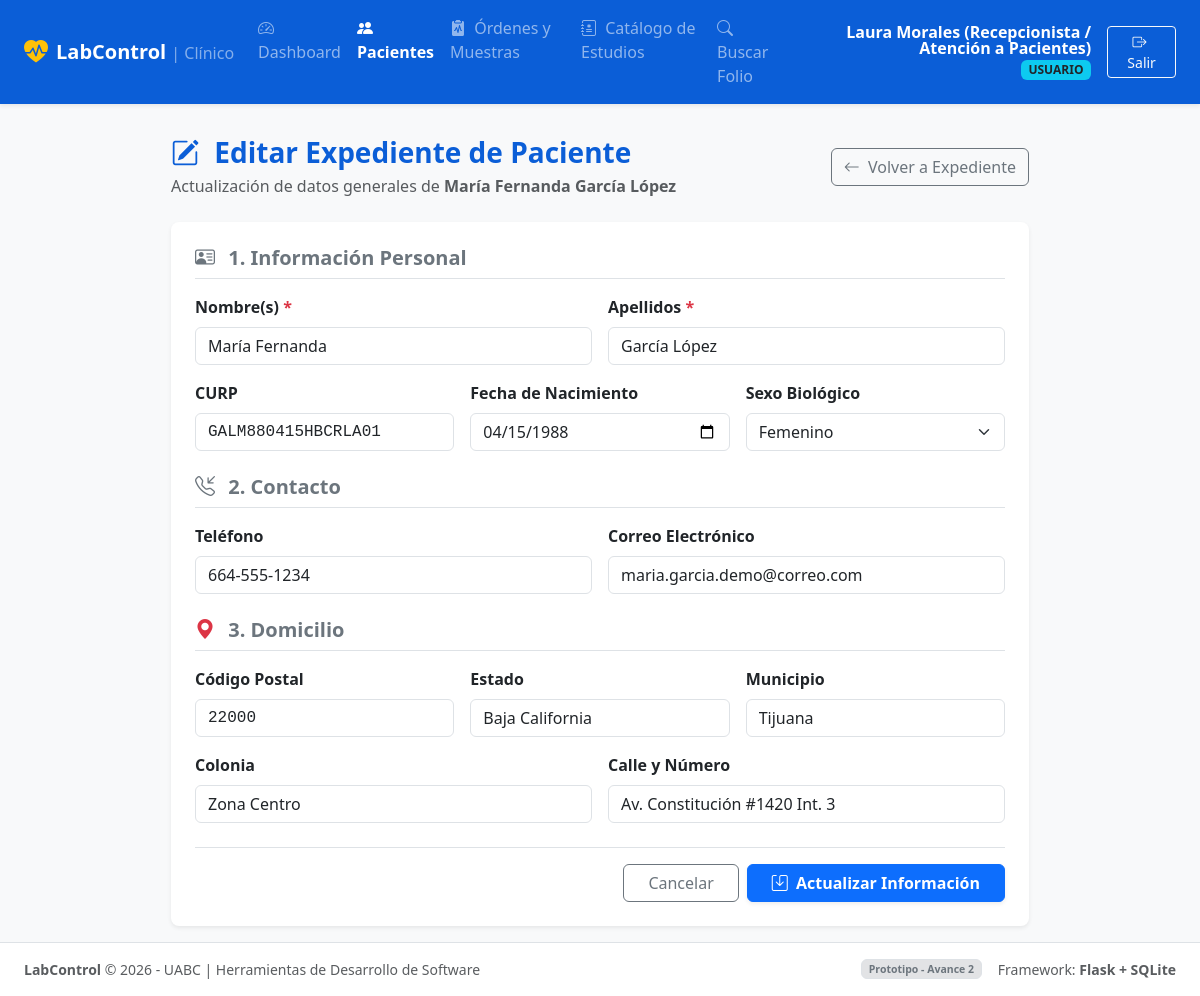
Page /pacientes/1/editar (signed in) on the committed database.
### tables this page shows
CREATE TABLE pacientes (
        id INTEGER PRIMARY KEY AUTOINCREMENT,
        nombre TEXT NOT NULL,
        apellido TEXT NOT NULL,
        curp TEXT UNIQUE,
        fecha_nacimiento DATE,
        sexo TEXT CHECK(sexo IN ('M', 'F', 'O')),
        telefono TEXT,
        email TEXT,
        codigo_postal TEXT,
        colonia TEXT,
        municipio TEXT,
        estado TEXT,
        direccion_calle TEXT,
        creado_en TIMESTAMP DEFAULT CURRENT_TIMESTAMP
    );

### app.py (the view, shortened to what this page needs)
@app.route('/pacientes/<int:id>/editar', methods=['GET', 'POST'])
@login_required
def editar_paciente(id):
    conn = get_db()
    cursor = conn.cursor()
    cursor.execute("SELECT * FROM pacientes WHERE id = ?", (id,))
    paciente = cursor.fetchone()
    if not paciente:
        conn.close()
        flash('Paciente no encontrado.', 'danger')
        return redirect(url_for('lista_pacientes'))
    conn.close()
    return render_template('pacientes/editar.html', paciente=paciente)

### app.py (called while the page is built)
def login_required(f):
    @wraps(f)
    def decorated_function(*args, **kwargs):
        if 'user_id' not in session:
            flash('Por favor inicia sesión para acceder a esta sección.', 'warning')
            return redirect(url_for('login', next=request.url))
        return f(*args, **kwargs)
    return decorated_function

@app.context_processor
def inject_now():
    return {
        'now': datetime.datetime.now(),
        'app_name': 'LabControl',
        'current_year': 2026
    }

### database.py (called while the page is built)
def get_db():
    os.makedirs(os.path.dirname(DB_PATH), exist_ok=True)
    conn = sqlite3.connect(DB_PATH)
    conn.row_factory = sqlite3.Row
    conn.execute("PRAGMA foreign_keys = ON;")
    return conn

### templates/pacientes/editar.html (shortened to what this page needs)
{% extends "base.html" %}
{% block content %}
<div class="row justify-content-center">
    <div class="col-12 col-lg-10 col-xl-9">
        <div class="d-flex justify-content-between align-items-center mb-4">
            <div>
                <h2 class="h3 fw-bold text-primary mb-1">
                    <i class="bi bi-pencil-square me-2"></i> Editar Expediente de Paciente
                </h2>
                <p class="text-muted mb-0">Actualización de datos generales de <strong>{{ paciente.nombre }} {{ paciente.apellido }}</strong></p>
            </div>
            <a href="{{ url_for('detalle_paciente', id=paciente.id) }}" class="btn btn-outline-secondary">
                <i class="bi bi-arrow-left me-1"></i> Volver a Expediente
            </a>
        </div>
        <div class="card border-0 shadow-sm rounded-3">
            <div class="card-body p-4">
                <form method="POST" action="{{ url_for('editar_paciente', id=paciente.id) }}">
                    <h5 class="fw-bold text-secondary border-bottom pb-2 mb-3">
                        <i class="bi bi-person-vcard me-2"></i> 1. Información Personal
                    </h5>
                    <div class="row g-3 mb-4">
                        <div class="col-md-6">
                            <label for="nombre" class="form-label fw-semibold">Nombre(s) <span class="text-danger">*</span></label>
                            <input type="text" class="form-control" id="nombre" name="nombre" value="{{ paciente.nombre }}" required>
                        </div>
                        <div class="col-md-6">
                            <label for="apellido" class="form-label fw-semibold">Apellidos <span class="text-danger">*</span></label>
                            <input type="text" class="form-control" id="apellido" name="apellido" value="{{ paciente.apellido }}" required>
                        </div>
                        <div class="col-md-4">
                            <label for="curp" class="form-label fw-semibold">CURP</label>
                            <input type="text" class="form-control text-uppercase font-monospace" id="curp" name="curp" maxlength="18" value="{{ paciente.curp or '' }}">
                        </div>
                        <div class="col-md-4">
                            <label for="fecha_nacimiento" class="form-label fw-semibold">Fecha de Nacimiento</label>
                            <input type="date" class="form-control" id="fecha_nacimiento" name="fecha_nacimiento" value="{{ paciente.fecha_nacimiento or '' }}">
                        </div>
                        <div class="col-md-4">
                            <label for="sexo" class="form-label fw-semibold">Sexo Biológico</label>
                            <select class="form-select" id="sexo" name="sexo">
                                <option value="F" {% if paciente.sexo == 'F' %}selected{% endif %}>Femenino</option>
                            </select>
                        </div>
                    </div>
                    <h5 class="fw-bold text-secondary border-bottom pb-2 mb-3">
                        <i class="bi bi-telephone-inbound me-2"></i> 2. Contacto
                    </h5>
                    <div class="row g-3 mb-4">
                        <div class="col-md-6">
                            <label for="telefono" class="form-label fw-semibold">Teléfono</label>
                            <input type="tel" class="form-control" id="telefono" name="telefono" value="{{ paciente.telefono or '' }}">
                        </div>
                        <div class="col-md-6">
                            <label for="email" class="form-label fw-semibold">Correo Electrónico</label>
                            <input type="email" class="form-control" id="email" name="email" value="{{ paciente.email or '' }}">
                        </div>
                    </div>
                    <h5 class="fw-bold text-secondary border-bottom pb-2 mb-3">
                        <i class="bi bi-geo-alt-fill me-2 text-danger"></i> 3. Domicilio
                    </h5>
                    <div class="row g-3 mb-4">
                        <div class="col-md-4">
                            <label for="codigo_postal" class="form-label fw-semibold">Código Postal</label>
                            <input type="text" class="form-control font-monospace" id="codigo_postal" name="codigo_postal" maxlength="5" value="{{ paciente.codigo_postal or '' }}">
                        </div>
                        <div class="col-md-4">
                            <label for="estado" class="form-label fw-semibold">Estado</label>
                            <input type="text" class="form-control" id="estado" name="estado" value="{{ paciente.estado or '' }}">
                        </div>
                        <div class="col-md-4">
                            <label for="municipio" class="form-label fw-semibold">Municipio</label>
                            <input type="text" class="form-control" id="municipio" name="municipio" value="{{ paciente.municipio or '' }}">
                        </div>
                        <div class="col-md-6">
                            <label for="colonia" class="form-label fw-semibold">Colonia</label>
                            <input type="text" class="form-control" id="colonia" name="colonia" value="{{ paciente.colonia or '' }}">
                        </div>
                        <div class="col-md-6">
                            <label for="direccion_calle" class="form-label fw-semibold">Calle y Número</label>
                            <input type="text" class="form-control" id="direccion_calle" name="direccion_calle" value="{{ paciente.direccion_calle or '' }}">
                        </div>
                    </div>
                    <div class="d-flex justify-content-end gap-2 pt-3 border-top">
                        <a href="{{ url_for('detalle_paciente', id=paciente.id) }}" class="btn btn-outline-secondary px-4">Cancelar</a>
                        <button type="submit" class="btn btn-primary px-4 fw-bold shadow-sm">
                            <i class="bi bi-save me-1"></i> Actualizar Información
                        </button>
                    </div>
                </form>
            </div>
        </div>
    </div>
</div>
{% endblock %}

### static/css/custom.css (style rules this page uses)
:root { --bs-primary: #0b5ed7; --bs-primary-rgb: 11, 94, 215; }
body { font-family: system-ui, -apple-system, "Segoe UI", Roboto, "Helvetica Neue", Arial, sans-serif; background-color: #f4f6f9; color: #2b3035; }
.card { transition: transform 0.15s ease, box-shadow 0.15s ease; }

### rows in the picture
pacientes: nombre "María Fernanda", apellido "García López", curp "GALM880415HBCRLA01", fecha_nacimiento "04/15/1988", sexo "Femenino", telefono "664-555-1234", email "maria.garcia.demo@correo.com", codigo_postal "22000", estado "Baja California", municipio "Tijuana", colonia "Zona Centro", direccion_calle "Av. Constitución #1420 Int. 3"

### other values in the picture
{{ session.get('nombre_completo') }} "Laura Morales (Recepcionista / Atención a Pacientes)"
{{ session.get('rol') }} "USUARIO"
{{ current_year }} "2026"
